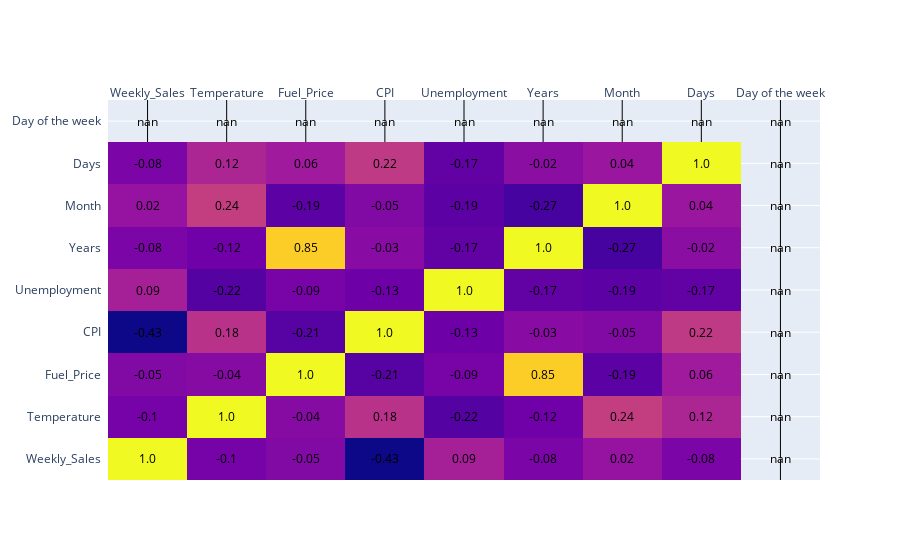

Notebook source saved alongside this figure:
### Code cell
# Correlation matrix
corr_matrix = walmart_data.corr(numeric_only = True).round(2)

import plotly.figure_factory as ff

fig = ff.create_annotated_heatmap(corr_matrix.values,
                                  x = corr_matrix.columns.tolist(),
                                  y = corr_matrix.index.tolist())


fig.show()

### Figure 1 — Plotly figure (JSON) as saved in the notebook; plotly's stock layout.template omitted (floating-point values rounded to 4 significant figures)
{"data": [{"colorscale": [[0, "#0d0887"], [0.1111, "#46039f"], [0.2222, "#7201a8"], [0.3333, "#9c179e"], [0.4444, "#bd3786"], [0.5556, "#d8576b"], [0.6667, "#ed7953"], [0.7778, "#fb9f3a"], [0.8889, "#fdca26"], [1, "#f0f921"]], "reversescale": false, "showscale": false, "type": "heatmap", "x": ["Weekly_Sales", "Temperature", "Fuel_Price", "CPI", "Unemployment", "Years", "Month", "Days", "Day of the week"], "y": ["Weekly_Sales", "Temperature", "Fuel_Price", "CPI", "Unemployment", "Years", "Month", "Days", "Day of the week"], "z": [[1, -0.1, -0.05, -0.43, 0.09, -0.08, 0.02, -0.08, null], [-0.1, 1, -0.04, 0.18, -0.22, -0.12, 0.24, 0.12, null], [-0.05, -0.04, 1, -0.21, -0.09, 0.85, -0.19, 0.06, null], [-0.43, 0.18, -0.21, 1, -0.13, -0.03, -0.05, 0.22, null], [0.09, -0.22, -0.09, -0.13, 1, -0.17, -0.19, -0.17, null], [-0.08, -0.12, 0.85, -0.03, -0.17, 1, -0.27, -0.02, null], [0.02, 0.24, -0.19, -0.05, -0.19, -0.27, 1, 0.04, null], [-0.08, 0.12, 0.06, 0.22, -0.17, -0.02, 0.04, 1, null], [null, null, null, null, null, null, null, null, null]]}], "layout": {"annotations": [{"font": {"color": "#000000"}, "showarrow": false, "text": "1.0", "x": "Weekly_Sales", "xref": "x", "y": "Weekly_Sales", "yref": "y"}, {"font": {"color": "#000000"}, "showarrow": false, "text": "-0.1", "x": "Temperature", "xref": "x", "y": "Weekly_Sales", "yref": "y"}, {"font": {"color": "#000000"}, "showarrow": false, "text": "-0.05", "x": "Fuel_Price", "xref": "x", "y": "Weekly_Sales", "yref": "y"}, {"font": {"color": "#000000"}, "showarrow": false, "text": "-0.43", "x": "CPI", "xref": "x", "y": "Weekly_Sales", "yref": "y"}, {"font": {"color": "#000000"}, "showarrow": false, "text": "0.09", "x": "Unemployment", "xref": "x", "y": "Weekly_Sales", "yref": "y"}, {"font": {"color": "#000000"}, "showarrow": false, "text": "-0.08", "x": "Years", "xref": "x", "y": "Weekly_Sales", "yref": "y"}, {"font": {"color": "#000000"}, "showarrow": false, "text": "0.02", "x": "Month", "xref": "x", "y": "Weekly_Sales", "yref": "y"}, {"font": {"color": "#000000"}, "showarrow": false, "text": "-0.08", "x": "Days", "xref": "x", "y": "Weekly_Sales", "yref": "y"}, {"font": {"color": "#000000"}, "showarrow": false, "text": "nan", "x": "Day of the week", "xref": "x", "y": "Weekly_Sales", "yref": "y"}, {"font": {"color": "#000000"}, "showarrow": false, "text": "-0.1", "x": "Weekly_Sales", "xref": "x", "y": "Temperature", "yref": "y"}, {"font": {"color": "#000000"}, "showarrow": false, "text": "1.0", "x": "Temperature", "xref": "x", "y": "Temperature", "yref": "y"}, {"font": {"color": "#000000"}, "showarrow": false, "text": "-0.04", "x": "Fuel_Price", "xref": "x", "y": "Temperature", "yref": "y"}, {"font": {"color": "#000000"}, "showarrow": false, "text": "0.18", "x": "CPI", "xref": "x", "y": "Temperature", "yref": "y"}, {"font": {"color": "#000000"}, "showarrow": false, "text": "-0.22", "x": "Unemployment", "xref": "x", "y": "Temperature", "yref": "y"}, {"font": {"color": "#000000"}, "showarrow": false, "text": "-0.12", "x": "Years", "xref": "x", "y": "Temperature", "yref": "y"}, {"font": {"color": "#000000"}, "showarrow": false, "text": "0.24", "x": "Month", "xref": "x", "y": "Temperature", "yref": "y"}, {"font": {"color": "#000000"}, "showarrow": false, "text": "0.12", "x": "Days", "xref": "x", "y": "Temperature", "yref": "y"}, {"font": {"color": "#000000"}, "showarrow": false, "text": "nan", "x": "Day of the week", "xref": "x", "y": "Temperature", "yref": "y"}, {"font": {"color": "#000000"}, "showarrow": false, "text": "-0.05", "x": "Weekly_Sales", "xref": "x", "y": "Fuel_Price", "yref": "y"}, {"font": {"color": "#000000"}, "showarrow": false, "text": "-0.04", "x": "Temperature", "xref": "x", "y": "Fuel_Price", "yref": "y"}, {"font": {"color": "#000000"}, "showarrow": false, "text": "1.0", "x": "Fuel_Price", "xref": "x", "y": "Fuel_Price", "yref": "y"}, {"font": {"color": "#000000"}, "showarrow": false, "text": "-0.21", "x": "CPI", "xref": "x", "y": "Fuel_Price", "yref": "y"}, {"font": {"color": "#000000"}, "showarrow": false, "text": "-0.09", "x": "Unemployment", "xref": "x", "y": "Fuel_Price", "yref": "y"}, {"font": {"color": "#000000"}, "showarrow": false, "text": "0.85", "x": "Years", "xref": "x", "y": "Fuel_Price", "yref": "y"}, {"font": {"color": "#000000"}, "showarrow": false, "text": "-0.19", "x": "Month", "xref": "x", "y": "Fuel_Price", "yref": "y"}, {"font": {"color": "#000000"}, "showarrow": false, "text": "0.06", "x": "Days", "xref": "x", "y": "Fuel_Price", "yref": "y"}, {"font": {"color": "#000000"}, "showarrow": false, "text": "nan", "x": "Day of the week", "xref": "x", "y": "Fuel_Price", "yref": "y"}, {"font": {"color": "#000000"}, "showarrow": false, "text": "-0.43", "x": "Weekly_Sales", "xref": "x", "y": "CPI", "yref": "y"}, {"font": {"color": "#000000"}, "showarrow": false, "text": "0.18", "x": "Temperature", "xref": "x", "y": "CPI", "yref": "y"}, {"font": {"color": "#000000"}, "showarrow": false, "text": "-0.21", "x": "Fuel_Price", "xref": "x", "y": "CPI", "yref": "y"}, {"font": {"color": "#000000"}, "showarrow": false, "text": "1.0", "x": "CPI", "xref": "x", "y": "CPI", "yref": "y"}, {"font": {"color": "#000000"}, "showarrow": false, "text": "-0.13", "x": "Unemployment", "xref": "x", "y": "CPI", "yref": "y"}, {"font": {"color": "#000000"}, "showarrow": false, "text": "-0.03", "x": "Years", "xref": "x", "y": "CPI", "yref": "y"}, {"font": {"color": "#000000"}, "showarrow": false, "text": "-0.05", "x": "Month", "xref": "x", "y": "CPI", "yref": "y"}, {"font": {"color": "#000000"}, "showarrow": false, "text": "0.22", "x": "Days", "xref": "x", "y": "CPI", "yref": "y"}, {"font": {"color": "#000000"}, "showarrow": false, "text": "nan", "x": "Day of the week", "xref": "x", "y": "CPI", "yref": "y"}, {"font": {"color": "#000000"}, "showarrow": false, "text": "0.09", "x": "Weekly_Sales", "xref": "x", "y": "Unemployment", "yref": "y"}, {"font": {"color": "#000000"}, "showarrow": false, "text": "-0.22", "x": "Temperature", "xref": "x", "y": "Unemployment", "yref": "y"}, {"font": {"color": "#000000"}, "showarrow": false, "text": "-0.09", "x": "Fuel_Price", "xref": "x", "y": "Unemployment", "yref": "y"}, {"font": {"color": "#000000"}, "showarrow": false, "text": "-0.13", "x": "CPI", "xref": "x", "y": "Unemployment", "yref": "y"}, {"font": {"color": "#000000"}, "showarrow": false, "text": "1.0", "x": "Unemployment", "xref": "x", "y": "Unemployment", "yref": "y"}, {"font": {"color": "#000000"}, "showarrow": false, "text": "-0.17", "x": "Years", "xref": "x", "y": "Unemployment", "yref": "y"}, {"font": {"color": "#000000"}, "showarrow": false, "text": "-0.19", "x": "Month", "xref": "x", "y": "Unemployment", "yref": "y"}, {"font": {"color": "#000000"}, "showarrow": false, "text": "-0.17", "x": "Days", "xref": "x", "y": "Unemployment", "yref": "y"}, {"font": {"color": "#000000"}, "showarrow": false, "text": "nan", "x": "Day of the week", "xref": "x", "y": "Unemployment", "yref": "y"}, {"font": {"color": "#000000"}, "showarrow": false, "text": "-0.08", "x": "Weekly_Sales", "xref": "x", "y": "Years", "yref": "y"}, {"font": {"color": "#000000"}, "showarrow": false, "text": "-0.12", "x": "Temperature", "xref": "x", "y": "Years", "yref": "y"}, {"font": {"color": "#000000"}, "showarrow": false, "text": "0.85", "x": "Fuel_Price", "xref": "x", "y": "Years", "yref": "y"}, {"font": {"color": "#000000"}, "showarrow": false, "text": "-0.03", "x": "CPI", "xref": "x", "y": "Years", "yref": "y"}, {"font": {"color": "#000000"}, "showarrow": false, "text": "-0.17", "x": "Unemployment", "xref": "x", "y": "Years", "yref": "y"}, {"font": {"color": "#000000"}, "showarrow": false, "text": "1.0", "x": "Years", "xref": "x", "y": "Years", "yref": "y"}, {"font": {"color": "#000000"}, "showarrow": false, "text": "-0.27", "x": "Month", "xref": "x", "y": "Years", "yref": "y"}, {"font": {"color": "#000000"}, "showarrow": false, "text": "-0.02", "x": "Days", "xref": "x", "y": "Years", "yref": "y"}, {"font": {"color": "#000000"}, "showarrow": false, "text": "nan", "x": "Day of the week", "xref": "x", "y": "Years", "yref": "y"}, {"font": {"color": "#000000"}, "showarrow": false, "text": "0.02", "x": "Weekly_Sales", "xref": "x", "y": "Month", "yref": "y"}, {"font": {"color": "#000000"}, "showarrow": false, "text": "0.24", "x": "Temperature", "xref": "x", "y": "Month", "yref": "y"}, {"font": {"color": "#000000"}, "showarrow": false, "text": "-0.19", "x": "Fuel_Price", "xref": "x", "y": "Month", "yref": "y"}, {"font": {"color": "#000000"}, "showarrow": false, "text": "-0.05", "x": "CPI", "xref": "x", "y": "Month", "yref": "y"}, {"font": {"color": "#000000"}, "showarrow": false, "text": "-0.19", "x": "Unemployment", "xref": "x", "y": "Month", "yref": "y"}, {"font": {"color": "#000000"}, "showarrow": false, "text": "-0.27", "x": "Years", "xref": "x", "y": "Month", "yref": "y"}, {"font": {"color": "#000000"}, "showarrow": false, "text": "1.0", "x": "Month", "xref": "x", "y": "Month", "yref": "y"}, {"font": {"color": "#000000"}, "showarrow": false, "text": "0.04", "x": "Days", "xref": "x", "y": "Month", "yref": "y"}, {"font": {"color": "#000000"}, "showarrow": false, "text": "nan", "x": "Day of the week", "xref": "x", "y": "Month", "yref": "y"}, {"font": {"color": "#000000"}, "showarrow": false, "text": "-0.08", "x": "Weekly_Sales", "xref": "x", "y": "Days", "yref": "y"}, {"font": {"color": "#000000"}, "showarrow": false, "text": "0.12", "x": "Temperature", "xref": "x", "y": "Days", "yref": "y"}, {"font": {"color": "#000000"}, "showarrow": false, "text": "0.06", "x": "Fuel_Price", "xref": "x", "y": "Days", "yref": "y"}, {"font": {"color": "#000000"}, "showarrow": false, "text": "0.22", "x": "CPI", "xref": "x", "y": "Days", "yref": "y"}, {"font": {"color": "#000000"}, "showarrow": false, "text": "-0.17", "x": "Unemployment", "xref": "x", "y": "Days", "yref": "y"}, {"font": {"color": "#000000"}, "showarrow": false, "text": "-0.02", "x": "Years", "xref": "x", "y": "Days", "yref": "y"}, {"font": {"color": "#000000"}, "showarrow": false, "text": "0.04", "x": "Month", "xref": "x", "y": "Days", "yref": "y"}, {"font": {"color": "#000000"}, "showarrow": false, "text": "1.0", "x": "Days", "xref": "x", "y": "Days", "yref": "y"}, {"font": {"color": "#000000"}, "showarrow": false, "text": "nan", "x": "Day of the week", "xref": "x", "y": "Days", "yref": "y"}, {"font": {"color": "#000000"}, "showarrow": false, "text": "nan", "x": "Weekly_Sales", "xref": "x", "y": "Day of the week", "yref": "y"}, {"font": {"color": "#000000"}, "showarrow": false, "text": "nan", "x": "Temperature", "xref": "x", "y": "Day of the week", "yref": "y"}, {"font": {"color": "#000000"}, "showarrow": false, "text": "nan", "x": "Fuel_Price", "xref": "x", "y": "Day of the week", "yref": "y"}, {"font": {"color": "#000000"}, "showarrow": false, "text": "nan", "x": "CPI", "xref": "x", "y": "Day of the week", "yref": "y"}, {"font": {"color": "#000000"}, "showarrow": false, "text": "nan", "x": "Unemployment", "xref": "x", "y": "Day of the week", "yref": "y"}, {"font": {"color": "#000000"}, "showarrow": false, "text": "nan", "x": "Years", "xref": "x", "y": "Day of the week", "yref": "y"}, {"font": {"color": "#000000"}, "showarrow": false, "text": "nan", "x": "Month", "xref": "x", "y": "Day of the week", "yref": "y"}, {"font": {"color": "#000000"}, "showarrow": false, "text": "nan", "x": "Days", "xref": "x", "y": "Day of the week", "yref": "y"}, {"font": {"color": "#000000"}, "showarrow": false, "text": "nan", "x": "Day of the week", "xref": "x", "y": "Day of the week", "yref": "y"}], "xaxis": {"dtick": 1, "gridcolor": "rgb(0, 0, 0)", "side": "top", "ticks": ""}, "yaxis": {"dtick": 1, "ticks": "", "ticksuffix": "  "}}}
